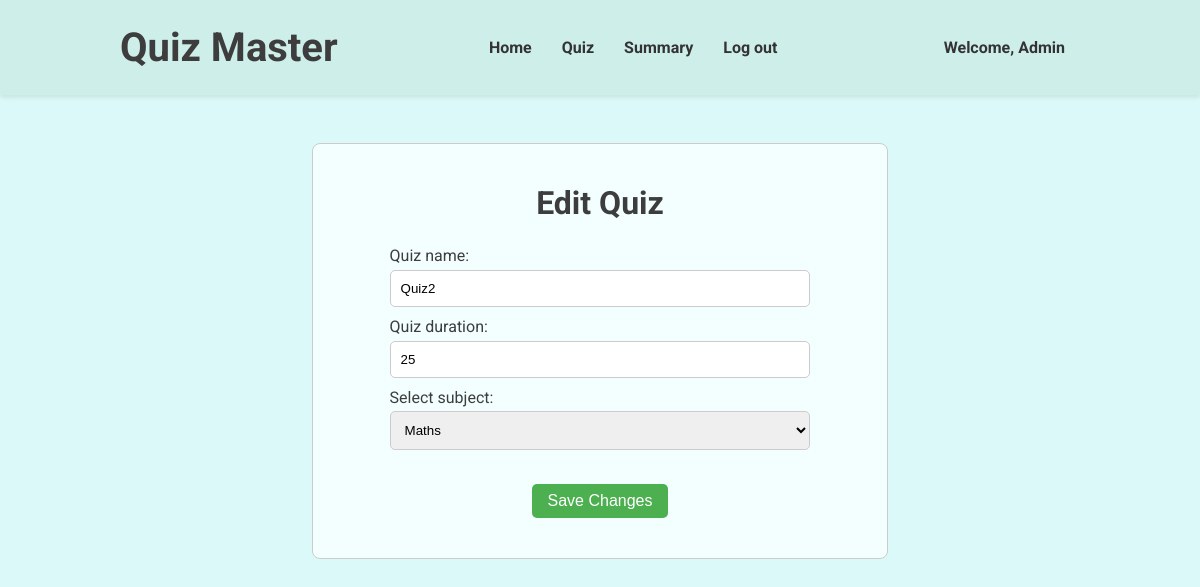
/edit-quiz/2 (signed in), run on the app's committed database.
### models.py (models this page shows, shortened)
class User(db.Model, UserMixin):
    __tablename__ = 'users'
    id = db.Column(db.Integer, primary_key=True)
    username = db.Column(db.String(80), unique=True, nullable=False)
    passhash = db.Column(db.String(256), nullable=False)
    fullname = db.Column(db.String(80), nullable=False)
    qualification = db.Column(db.String(80), nullable=False)
    dob = db.Column(db.Date, nullable=False)
    is_admin = db.Column(db.Boolean, nullable=False, default=False)
    @property
    def password(self):
        raise AttributeError('Password is not a readable attribute')

class Quizzes(db.Model):
    __tablename__ = 'quizzes'
    quizid = db.Column(db.Integer, primary_key=True)
    quizname = db.Column(db.String(80), unique=False, nullable=False)
    subjectid = db.Column(db.Integer, db.ForeignKey('subjects.subjectid'), nullable=False)
    duration = db.Column(db.Integer, nullable=False)
    quizdate = db.Column(db.Date, nullable=False)

### routes.py (the view, shortened to what this page needs)
@app.route('/edit-quiz/<int:quiz_id>', methods=['GET', 'POST'])
@login_required
def edit_quiz(quiz_id):
    return render_template('edit-quiz.html', user = current_user, quiz = Quizzes.query.get(quiz_id), subjects = Subjects.query.all())

### app.py (called while the page is built)
@login_manager.user_loader
def load_user(userid):
    return models.User.query.get(int(userid))

### templates/edit-quiz.html (shortened to what this page needs)
{% extends "base.html" %} {% block title %}Edit Quiz | Quiz Master{% endblock %}
{% block stylesheet %}
<link rel="stylesheet" href="{{ url_for('static', filename='navbar.css') }}" />
{% endblock %} {% block navbar %}
<header>
  <div class="header-container">
    <h1>Quiz Master</h1>
    <nav>
      <ul>
        <li>
          <a href="/dashboard">Home</a>
        </li>
        <li>
          <a href="/admin-quiz">Quiz</a>
        </li>
        <li>
          <a href="/admin-summary">Summary</a>
        </li>
        <li>
          <a href="/logout">Log out</a>
        </li>
      </ul>
    </nav>
    <a href="/profile">Welcome, {{ user.fullname}}</a>
  </div>
</header>
{% endblock %} {% block content %}
<div class="form-container">
  <form method="post" name="edit-quiz-form">
    <h2>Edit Quiz</h2>
    <div class="form-inputs">
      <label for="quiz-name">Quiz name:</label>
      <input
        type="text"
        name="quiz-name"
        id="quiz-name"
        placeholder="Quiz name"
        value="{{ quiz.quizname }}"
        required
      />
      <label for="quiz-duration">Quiz duration:</label>
      <input
        type="number"
        name="quiz-duration"
        id="quiz-duration"
        placeholder="Quiz duration"
        value="{{ quiz.duration }}"
        required
      />
      <label for="select-subject">Select subject:</label>
      <select id="select-subject" name="select-subject">
        {% for subject in subjects %}
        <option value="{{ subject.subjectname }}">
          {{ subject.subjectname }}
        </option>
        {% endfor %}
      </select>
    </div>
    <div class="btn-sec">
      <button class="save-btn" type="submit">Save Changes</button>
    </div>
  </form>
</div>
{% endblock %} {% block script %} {% endblock %}

### static/index.css (style rules this page uses)
* { margin: 0; padding: 0; box-sizing: border-box; }
body { background-color: #dbf9f8; color: #3d3d3d; font-family: 'roboto', sans-serif; }

### static/navbar.css (style rules this page uses)
header { background-color: #cdeee9; padding: 1.5rem; box-shadow: 0 2px 5px rgba(0, 0, 0, 0.1); }
.header-container { margin: auto; width: 80vw; display: flex; justify-content: space-between; align-items: center; }
header h1 { margin: 0; font-size: 2.5rem; color: #3d3d3d; }
header nav ul { list-style: none; display: flex; }
header a { margin: 0 15px; text-decoration: none; color: #333; font-weight: bold; }

### templates/edit-quiz.html (style rules this page uses)
.form-container { margin: auto; padding: 3rem 0; display: flex; justify-content: center; align-items: center; }
form { width: 60%; padding: 2.5rem 1.5rem; border: 1px solid #ccc; border-radius: 0.5rem; background-color: #f3ffff; }
form h2 { font-size: 2rem; text-align: center; margin-bottom: 1.5rem; }
.form-inputs { margin: auto; width: 80%; display: flex; flex-direction: column; margin-bottom: 1.5rem; }
.form-inputs label { margin-bottom: 0.3rem; }
.form-inputs input, .form-inputs select { padding: 10px; margin-bottom: 10px; border: 1px solid #ccc; border-radius: 5px; }
.btn-sec { display: flex; justify-content: center; }
form button { margin: 0 3rem; padding: 0.5rem 1rem; font-size: 1rem; color: white; border: none; border-radius: 5px; cursor: pointer; background-color: #4caf50; }

### data on the page
User: fullname "Admin"
Quizzes: quiz-name "Quiz2", quiz-duration "25"

### other printed values
form field select-subject "Maths"
